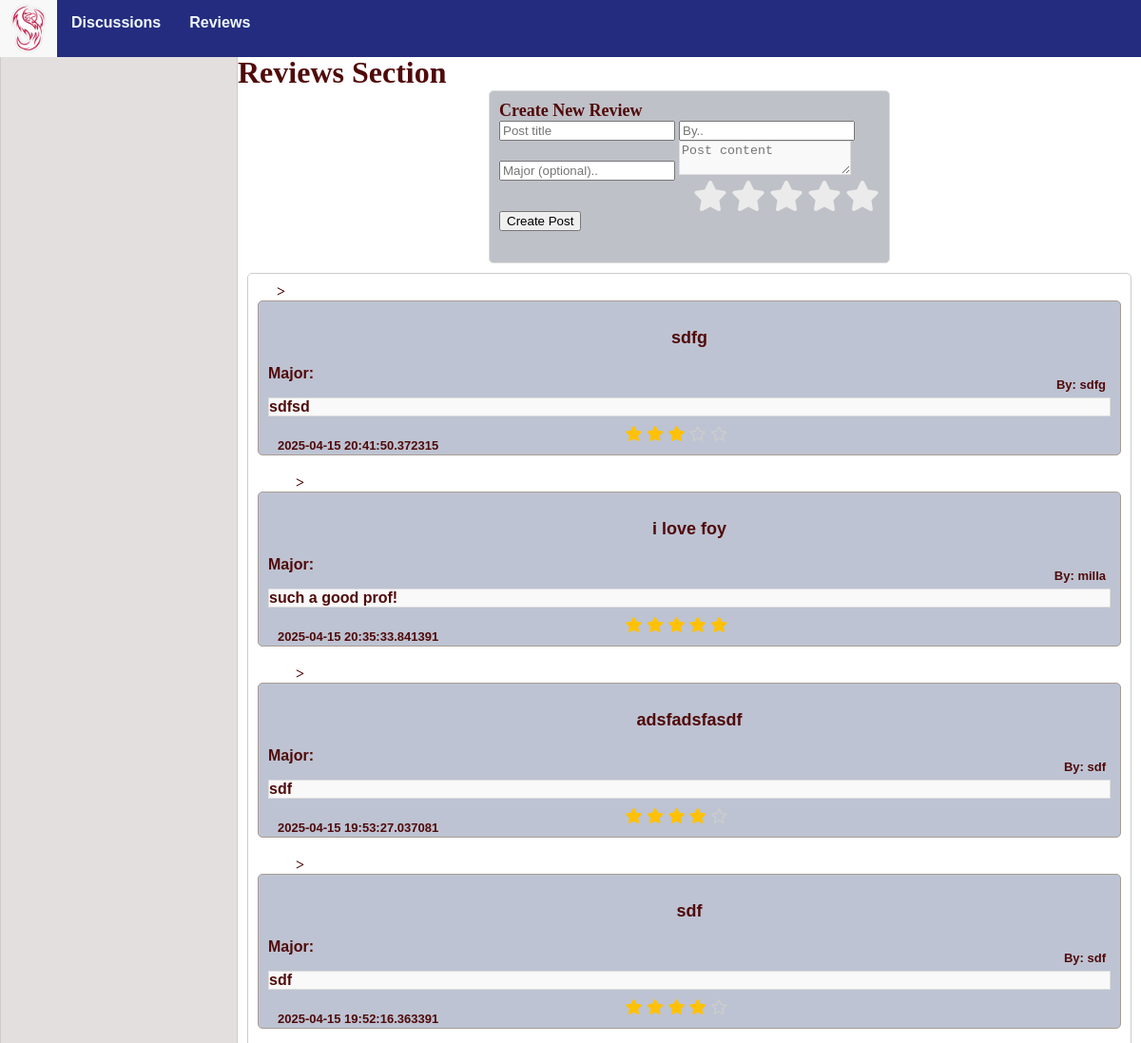
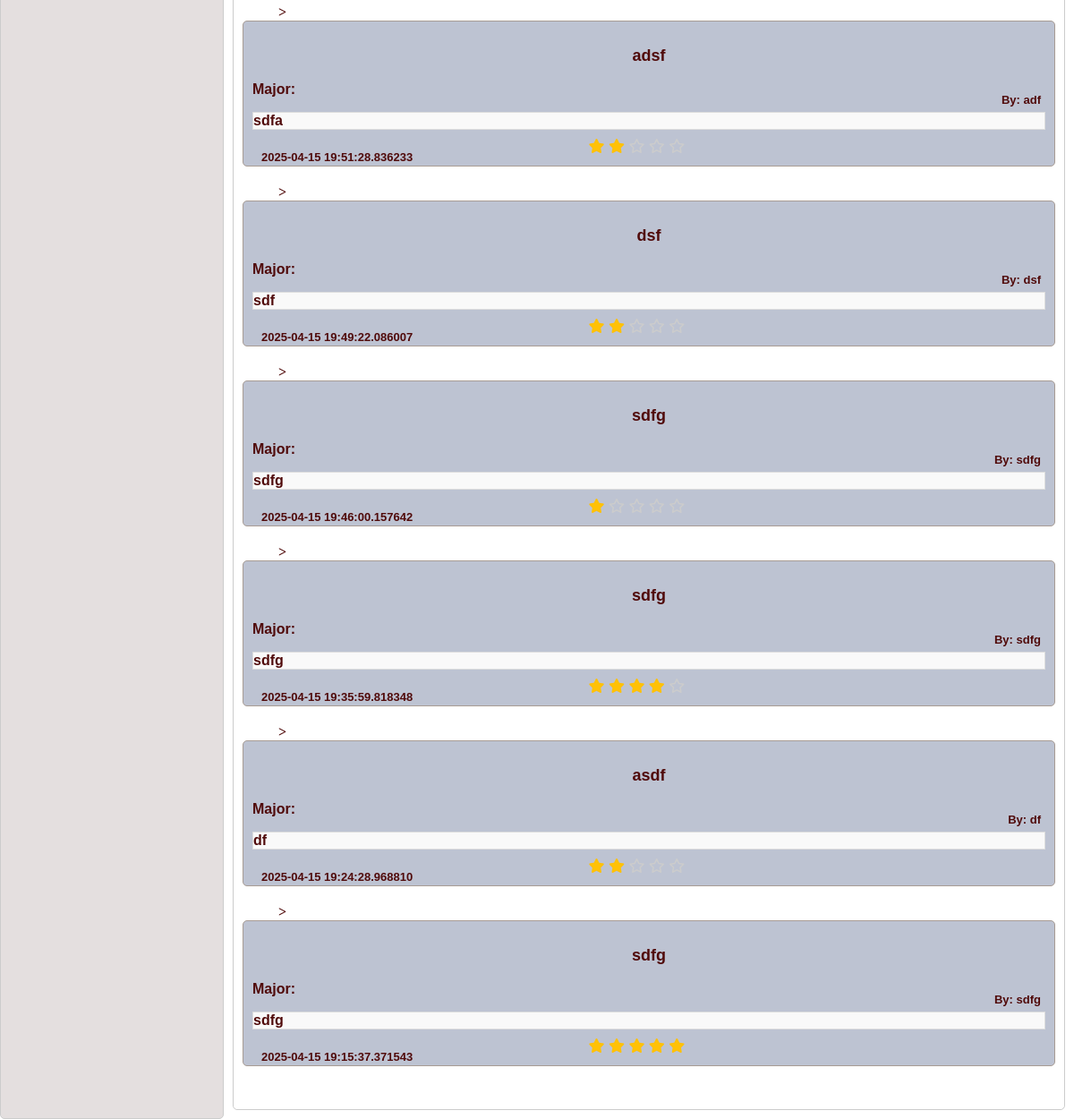
The app's page /reviews with its own data (2 pictures, top to bottom).
### models.py (models this page shows, shortened)
class Review(db.Model):
    id = db.Column(db.Integer, primary_key=True)
    title = db.Column(db.String(255), nullable=False)
    content = db.Column(db.Text, nullable=False)
    created_at = db.Column(db.DateTime, default=db.func.current_timestamp())
    rating = db.Column(db.Integer, nullable=False)
    author = db.Column(db.Text, nullable=False)
    comments = db.relationship('Comment', backref='review', cascade="all, delete-orphan", lazy=True)
    major = db.Column(db.Text, nullable=False)

### app.py (the view)
@app.route('/reviews')
def reviews():
    reviews=Review.query.order_by(Review.created_at.desc()).all()
    reviews_data=[]
    for review in reviews:
        reviews_data.append({
            'id': review.id,
            'title': review.title,
            'author': review.author,
            'created_at': review.created_at,
            'content': review.content,
            'rating': review.rating,
        })
    return render_template('reviews.html', reviews=reviews_data)

### templates/reviews.html (shortened to what this page needs)
{% extends "base.html" %}
{%block head%}
    {{ super() }}
    <link rel="stylesheet" href="https://cdnjs.cloudflare.com/ajax/libs/font-awesome/6.7.2/css/all.min.css">
    <link rel="stylesheet" href="{{ url_for('static', filename='styles/reviews.css') }}">
{% endblock %}
{%block content %}
    <div class="container">
        <div class="sidebar">
            <br><p1 style="text-align:center;">Navigation</p1>
        </div>
        <div class="space">
            <br>
            <p2>Reviews Section</p2>
            <div class="main">
                <div class="add_post">
                    <p1>Create New Review</p1>
                    <form id="form">
                        <input type="text" id="title" placeholder="Post title" required maxlength="50">
                        <input type="text" id="author" placeholder="By.." required maxlength="50">
                        <input type="text" id="major" placeholder="Major (optional).." maxlength="50">
                        <textarea id="content" placeholder="Post content" required></textarea>
                        <div class="rating_container">
                            <div class="rating">
                                <label for="star5"><i class="fa-solid fa-star"></i></label>
                                <label for="star4"><i class="fa-solid fa-star"></i></label>
                                <label for="star3"><i class="fa-solid fa-star"></i></label>
                                <label for="star2"><i class="fa-solid fa-star"></i></label>
                                <label for="star1"><i class="fa-solid fa-star"></i></label>
                            </div>
                        </div>
                        <button id="submitReview">Create Post</button>
                    </form>
                </div>
            </div>
            <div class="list-group">
                {% for review in reviews %}
                    <a href="{{ url_for('rev_posts', review_id=review.id) }}" class = "list-group-item">>
                        <div class="whereithappens">
                            <div id="header">
                                <p id="title">{{review.title}}</p1>
                                <p id="author">By: {{review.author}}</p>
                                <p id="major">Major: {{review.major}}</p>
                            </div>
                            <p id="content">{{review.content}}</p>
                            <div id="information">
                                <p id="created_at">{{review.created_at}}</p>
                                <div class="stars">
                                    {% for _ in range(review.rating|int) %}
                                        <i class="fa-solid fa-star" style = "color: #ffc107"></i>
                                    {% endfor %}
                                    {% for _ in range(5 - review.rating|int) %}
                                        <i class="fa-regular fa-star" style = "color: #ccc"></i>
                                    {% endfor %}
                                </div>
                            </div>
                        </div>
                    </a>
                {% endfor %}
            </div>
        </div>
    </div>
{%endblock%}

### static/styles/base.css (style rules this page uses)
body { margin:0; padding: 0; }
p1 { color:rgb(80, 10, 10); font-weight: bold; font-size:large; }
p2 { color:rgb(80, 10, 10); font-weight: bold; font-size:xx-large; text-align:center; }
a { color:rgb(80, 10, 10); font-weight: bold; font-size:medium; text-decoration: none; }
.container { display: grid; grid-template-columns: 250px 1fr; height: 100vh; }
.sidebar { background:#e4dfdf; border: 1px solid #ccc; border-radius: 5px; }
.space { padding-top: 40px; }
.add_post { height: 20vh; width: 50vh; background-color:#bfc1c8; margin: auto; padding: 10px; border: 1px solid #ddd; border-radius: 5px; }
.list-group { background-color: #ffffff; border: 1px solid #ccc; padding: 10px; margin: 10px ; border-radius: 5px; }
.list-group-item { padding: 10px; margin: 10px ; }
.whereithappens { padding: 10px; background-color: #bdc3d2; border: 1px solid #a89c94; margin-bottom: 20px; border-radius: 5px; font-family: Verdana, Geneva, Tahoma, sans-serif; }
#content { border: 1px solid #ddd; margin: auto; background-color: #f9f9f9; }
#header #title { color:rgb(80, 10, 10); font-weight: bolder; font-size:large; text-align: center; }
#header #author { color:rgb(80, 10, 10); font-weight: bold; font-size:small; margin-right:5px; position:relative; float:right; }
#information { display: grid; grid-template-columns: repeat(3, auto); padding: 5px; margin: 5px; height:10px; }
#information p { font-size: small; }

### static/styles/reviews.css (style rules this page uses)
.rating_container .rating { direction: rtl; }
.rating_container .rating label { display: inline-block; cursor: pointer; color: #ebebeb; }
.rating_container .rating label i { font-size: 2rem; transition: 0.1s ease-in }

### records on screen
Review: title "sdfg", author "sdfg", content "sdfsd", created_at "2025-04-15 20:41:50.372315"
Review: title "i love foy", author "milla", content "such a good prof!", created_at "2025-04-15 20:35:33.841391"
Review: title "adsfadsfasdf", author "sdf", content "sdf", created_at "2025-04-15 19:53:27.037081"
Review: title "sdf", author "sdf", content "sdf", created_at "2025-04-15 19:52:16.363391"
Review: title "adsf", author "adf", content "sdfa", created_at "2025-04-15 19:51:28.836233"
Review: title "dsf", author "dsf", content "sdf", created_at "2025-04-15 19:49:22.086007"
Review: title "sdfg", author "sdfg", content "sdfg", created_at "2025-04-15 19:46:00.157642"
Review: title "sdfg", author "sdfg", content "sdfg", created_at "2025-04-15 19:35:59.818348"
Review: title "asdf", author "df", content "df", created_at "2025-04-15 19:24:28.968810"
Review: title "sdfg", author "sdfg", content "sdfg", created_at "2025-04-15 19:15:37.371543"
